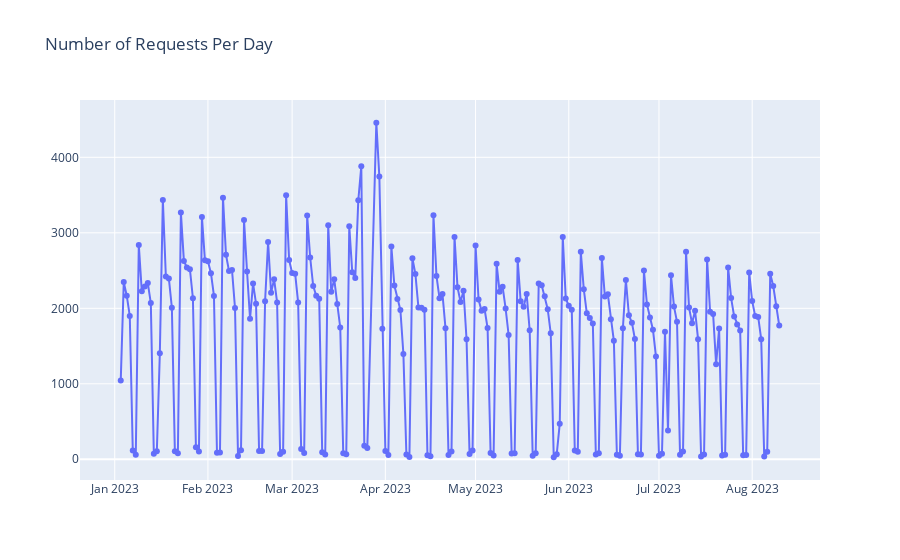

Notebook code cell kept with this figure:
### Code cell
#graph to visualize what our counts over time looks like right now:
timeline = go.Figure()
timeline = timeline.add_trace(go.Scatter(x=request_count['date'] ,y=request_count['count'],mode="lines+markers",
                      name="Number of Requests", customdata=request_count['day_of_week']))
timeline.update_traces(hovertemplate="<br>".join([
            'Count: %{y:.2f}',
            'Date: %{x}',
            'Day of the Week: %{customdata}',
        ]),
        )
timeline.update_layout(title="Number of Requests Per Day")
timeline.show()

#fun fact, this graph is interactive. Go ahead and zoom in, hover over points, etc!

### Figure 1 — Plotly figure (JSON) as saved in the notebook; plotly's stock layout.template omitted (floating-point values rounded to 4 significant figures; data arrays with more than 128 entries replaced by an {"elided": "..."} marker saying what was removed)
{"data": [{"customdata": {"elided": "218 str values"}, "hovertemplate": "Count: %{y:.2f}<br>Date: %{x}<br>Day of the Week: %{customdata}", "mode": "lines+markers", "name": "Number of Requests", "type": "scatter", "x": {"elided": "218 str values"}, "y": {"elided": "218 int values"}}], "layout": {"title": {"text": "Number of Requests Per Day"}}}
